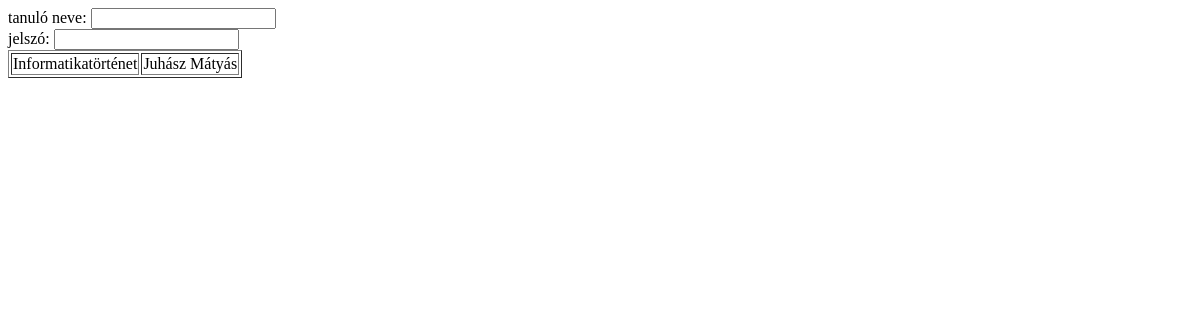
The app's page /, older data.
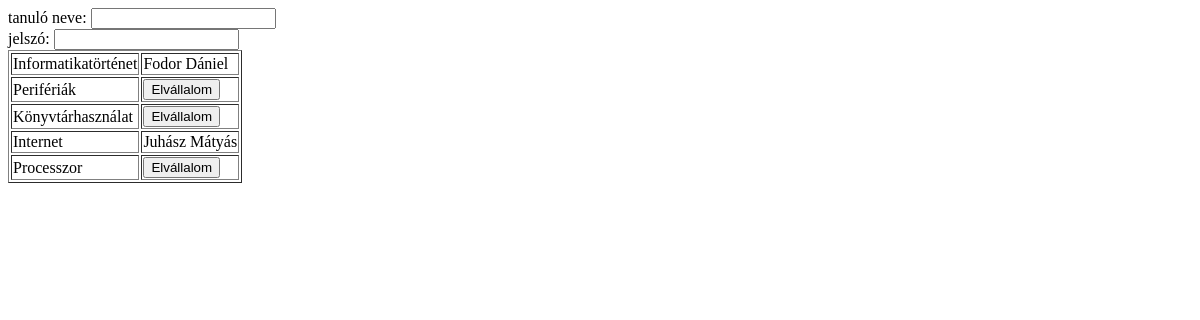
The same page, newer data.
### kiosztapp/models.py (models this page shows, shortened)
class Tetel(models.Model):
	tenev = models.CharField(max_length=100)

class Tanulo(models.Model):
	tanev = models.CharField(max_length=100)
	jelszo = models.CharField(max_length=20)

### kiosztapp/views.py (the view, shortened to what this page needs)
# urls.py: path('', home_view),
def home_view(request, *args, **kwargs):
	print('--------------- views.home_view -----------------')
	lista = []
	for t in Tetel.objects.all():
		szures = Valasztott.objects.filter(tetelid = t)
		if len(szures)>0:
			lista.append([t.tenev, szures[0].tanuloid.tanev])
		else:
			lista.append([t.tenev, "nincs"])
		print(f'{t.tenev} tetelnév hozzáadva a lista listához')
	kontextus = {"lista": lista}
	return render(request, "kioszthtml.html", kontextus) # latter is the context

### templates/kioszthtml.html (shortened to what this page needs)
<!DOCTYPE html>
<html>
<head>
</head>
<body>
<form method="POST">
<div>tanuló neve: <input type="text" name="user"></div>
<div>jelszó: <input type="password" name="pwd"></div>
<table border="1">
	{% for sor in lista %}
		<tr>
		<td>
			{{ sor.0 }}
		</td>
		<td>
			{% if sor.1 == 'nincs' %}
				<input type="submit" value="Elvállalom" name = "{{ sor.0 }}" value = "{{ sor.0 }}">
			{% else %}
				{{ sor.1 }}
			{% endif %}
		</td>
		</tr>
	{% endfor %}
</table>
</form>
</body>
</html>

Row changes from the older to the newer data that the page shows:
now on this page (row unchanged): Tanulo: tanev "Fodor Dániel"
added Tetel: tenev "Perifériák"
added Tetel: tenev "Könyvtárhasználat"
added Tetel: tenev "Internet"
added Tetel: tenev "Processzor"
Text that changed along with them:
new list line: "Informatikatörténet"
new list line: "Elvállalom"
new list line: "Juhász Mátyás"
list line gone: "Informatikatörténet"
list line gone: "Juhász Mátyás"
